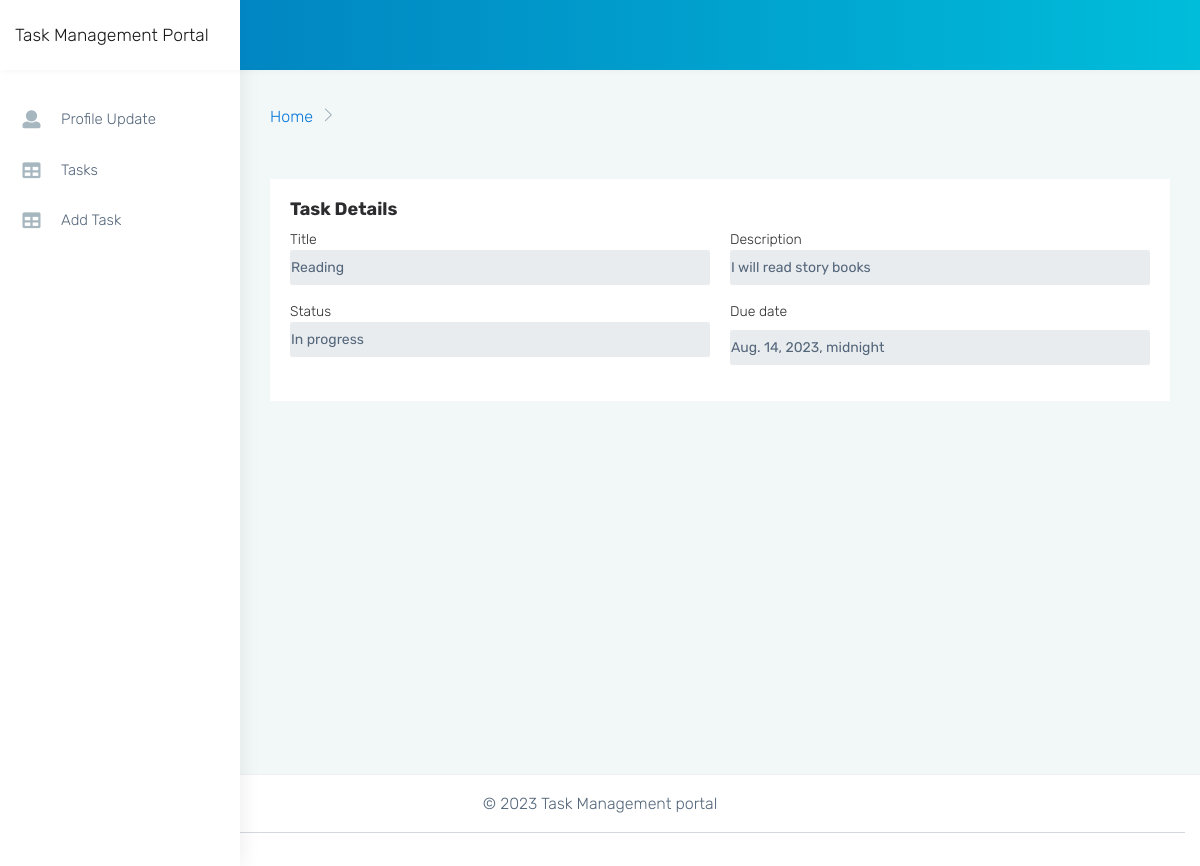
Screenshot of /view-task/3 (signed in) with the database file from the repository.
### home/models.py (models this page shows, shortened)
class Task(models.Model):
    owner = models.ForeignKey(User, on_delete=models.CASCADE)
    title = models.CharField(max_length=100);
    description = models.CharField(max_length=200);
    status = models.CharField(max_length=200);
    due_date = models.DateTimeField(blank=True,null=True)

### home/views.py (the view)
# urls.py: path('view-task/<str:str>', views.viewTask, name='view-task'),
def viewTask(request, str):
    user = User.objects.get(email=request.user.email)
    task = Task.objects.get(owner=user, id=str)
    context = {
        'task':task,
    }
    return render(request, 'home/view_task.html', context)

### home/templates/home/view_task.html (shortened to what this page needs)
{% extends "home/base2.html" %}
{% load static %}
{% block content %}
            <div class="container-fluid">
                    <div class="row">
                    <div class="col-lg-12 col-xlg-12 col-md-12">
                        <div class="card">
                            <div class="card-body">
                              <h4>Task Details</h4>
                                <div class="row">
                                    <div class="col-md-6 form-group">
                                        <label class="mb-0">Title </label>
                                        <div class="">
                                            <input type="text" value="{{task.title}}"
                                                class="form-control ps-0 form-control-line" readonly>
                                        </div>
                                    </div>
                                    <div class="col-md-6 form-group">
                                        <label class=" mb-0">Description</label>
                                        <div class="">
                                            <input type="text" value="{{task.description}}"
                                                class="form-control ps-0 form-control-line" readonly>
                                        </div>
                                    </div>
                                </div>
                                <div class="row">
                                    <div class="col-md-6 form-group">
                                        <label class="mb-0">Status</label>
                                        <div class="">
                                            <input type="text" value="{{task.status}}"
                                                class="form-control ps-0 form-control-line" readonly>
                                        </div>
                                    </div>
                                    <div class="col-md-6 form-group">
                                        <label for="example-email" class="">Due date</label>
                                        <div class="">
                                            <input type="email" value="{{task.due_date}}"
                                                class="form-control ps-0 form-control-line"
                                                id="example-email" readonly>
                                        </div>
                                    </div>
                                </div>
                                </div>
                            </div>
                        </div>
                    </div>
                </div>
            </div>
{% endblock %}

### rows the page displays
Task: title "Reading", description "I will read story books", status "In progress", due_date "Aug. 14, 2023, midnight"
